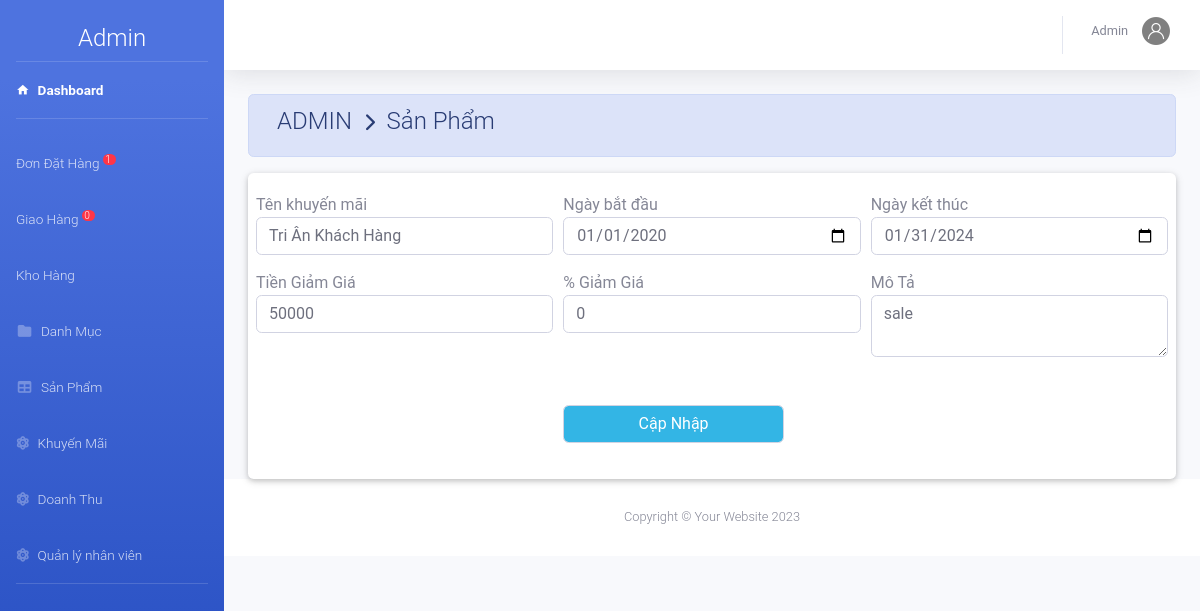
Page /Xiny-20240229T132948Z-001/Xiny/admin/index.php?action=khuyenmai&view=sua&makm=1 (signed in) on the committed database.
### tables this page shows
CREATE TABLE `khuyenmai` (
  `MaKM` int(11) NOT NULL,
  `TenKM` varchar(50) DEFAULT NULL,
  `MoTa` varchar(11) DEFAULT NULL,
  `KM_PT` int(5) DEFAULT NULL,
  `TienKM` decimal(10,0) DEFAULT NULL,
  `NgayBD` date DEFAULT NULL,
  `NgayKT` date DEFAULT NULL
);

### Xiny-20240229T132948Z-001/Xiny/admin/khuyenmai/sua.php (the view, shortened to what this page needs)
<?php
    $id=$_GET['makm'];
    $sql_sua="SELECT * FROM `khuyenmai` WHERE MaKM=$id";
    $rs_sua=mysqli_query($conn,$sql_sua);
    $kq=mysqli_fetch_array($rs_sua)
?>
<div class="container-fluid">
    <div class=" alert alert-primary">
        <h4 class="page-title">
             ADMIN &#160;<i class="fas fa-chevron-right" style="font-size: 18px"></i>&#160; Sản Phẩm
        </h4>
    </div>
    <div class="card card-body ">
        <div class="row">
            <form class="form-row " method="GET" action="khuyenmai/xuly.php" enctype="multipart/form-data">
                <div class="form-group col-sm-4">
                    <label class="m-auto" for="th">Tên khuyến mãi</label>
                    <input type="text" class="form-control" name="tkm" value="<?php echo $kq['TenKM'] ?>" required>
                </div>
                <div class="form-group col-sm-4">
                    <label class="m-auto" for="th">Ngày bắt đầu</label>
                    <input type="date" class="form-control" name="nbd" value="<?php echo $kq['NgayBD'] ?>" required>
                </div>
                <div class="form-group col-sm-4">
                    <label class="m-auto" for="th">Ngày kết thúc</label>
                    <input type="date" class="form-control" name="nkt" value="<?php echo $kq['NgayKT'] ?>" required>
                </div>
                <div class="form-group col-sm-4">
                    <label class="m-auto" for="th">Tiền Giảm Giá</label>
                    <input type="text" class="form-control" name="t" value="<?php echo $kq['TienKM'] ?>">
                </div>
                <div class="form-group col-sm-4">
                    <label class="m-auto" for="th">% Giảm Giá</label>
                    <input type="text" class="form-control" name="pt" value="<?php echo $kq['KM_PT'] ?>">
                </div>
                <div class="form-group col-sm-4">
                    <label class="m-auto" for="th">Mô Tả</label>
                    <textarea class="form-control" name="mt" required><?php echo $kq['MoTa'] ?></textarea>
                </div>
                <div class="form-group col-sm-4 "></div>
                <div class="form-group col-sm-3 "><label for="masv">&emsp;</label><input type="submit"
                        class="form-control badge-info" name="sua" value="Cập Nhập"></div>
            </form>
        </div>
    </div>

### rows in the picture
khuyenmai: tkm "Tri Ân Khách Hàng", nbd "01/01/2020", nkt "01/31/2024", t "50000", pt "0", mt "sale"

### other values in the picture
$dem "1"
$dem "0"
$nv['TenNV'] "Admin"
